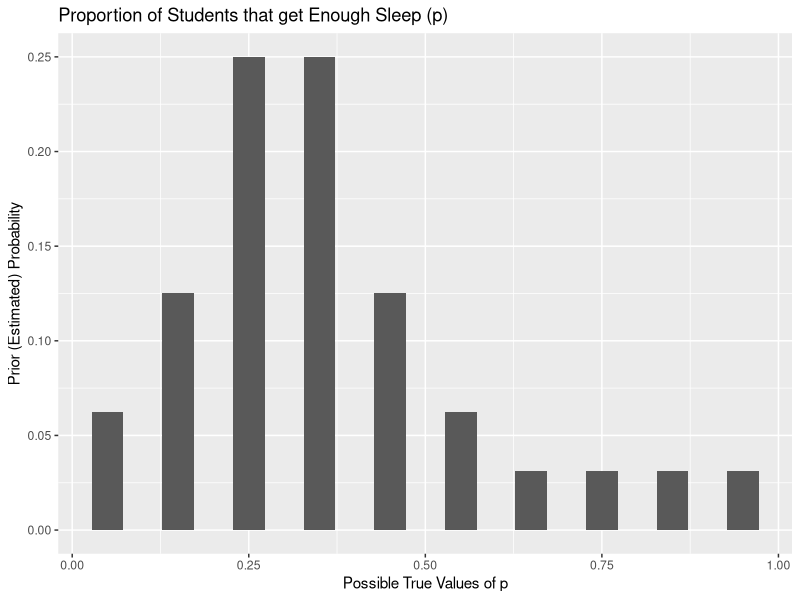

Generate this figure with R: (Note: this script raises an error after producing the figure.)
library("ggplot2")
#define the prior distribution. For now, define it as a discrete
possible_values = seq(0.05,0.95,by=0.1)
weights = c(2,4,8,8,4,2,1,1,1,1)
prior_probabilities = weights/sum(weights)
#
discrete.prior<-cbind("p" = possible_values,"p(p)" = prior_probabilities)


#plot the prior distribution
title = "Proportion of Students that get Enough Sleep (p)"
ylab = "Prior (Estimated) Probability"
xlab = "Possible True Values of p"
possible_values_range = max(possible_values)-min(possible_values)
qplot(x=possible_values,geom="bar",weight=prior_probabilities,
      main=title,xlab=xlab,ylab=ylab, binwidth=possible_values_range/18 )
      #without weight parameter, plots frequency count
      # of possible_values

#define likelihood function when
#there are two possible outcomes: success & failure
#and where p(success) is the parameter p
#data = (# of successes,# of failures)

# likelihood function for binomial distribution
BinomialLikelihood = function(a,p,data) {
  # Computes the probability of data given p
  # 
  # Args:
  #   pp: array containing p & prior vectors
  #   data: 2-element vector #successes, #failures
  #   p: discrete possible true values of the parameter p

  # Returns:
  #   The probability of observing the data given probability p
    if (length(data) != 2) {
      stop("valid data argument: (#successes,#failures)")
      } else if (!(0 < a[p] & a[p] < 1)) {
      stop("p is probability of success. Bounded by (0,1)")
    }
    s <- data[1]
    f <- data[2]
    prob.of.data.given.p <- choose(sum(s,f),s)*a[p]^s*(1-a[p])^f
    return(prob.of.data.given.p)
}

# posterior for a discrete prior & binomial likelihood function
ComputeDataProb = function(discrete.prior,data,likelihood.fn) {
  #   prior: prior probability of p being the true value of the parameter
  #
  #
  prob.of.p <- discrete.prior[match(p,discrete.prior),"p(p)"]
  prob.of.data.given.p <- get(likelihood.fn)(data,p)
  sum.is.prob.of.data <- prob.of.p*prob.of.data.given.p
  return(sum.is.prob.of.data)
}

DiscretePriorPosterior(prior.table=pdist,p="p",discrete.prior="prior",likelihood.fn="BinomialLikelihood",data=data)
DiscretePriorPosterior = function(prior.table,p,discrete.prior,likelihood.fn,data) {
  #generate numerator via an apply function
  apply(prior.table,1,get(likelihood.fn),p,prior,data)
  
  prob.of.p.according.to.prior <- a[discrete.prior]
  prob.of.data.given.p <- get(likelihood.fn)(data,p)#note that as written,
    #this assumes the arguments are the same as those for the BinomialLikelihood
    #function (a,p,data), which may or may not be the case going forward
  numerator <- prob.of.p.according.to.prior*prob.of.data.given.p

  
  
  # compute probability of p * probability of data given probability of p
  # then sum up all these to get the total probability of the data 
  
}

ComputeProduct = function(matrix,col1,col2) {
  return(matrix[col1]*matrix[col2])
}

mytable2<-cbind(p=possible_values,prior=prior_probabilities)
